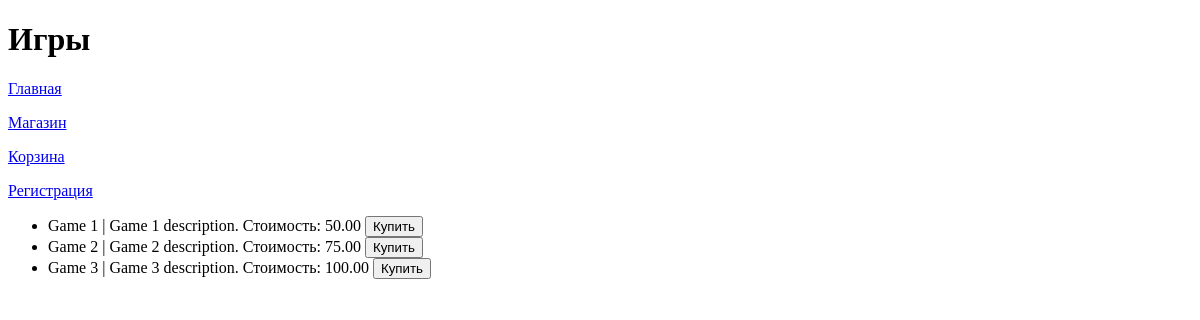
The page /store/ on the database as committed earlier.
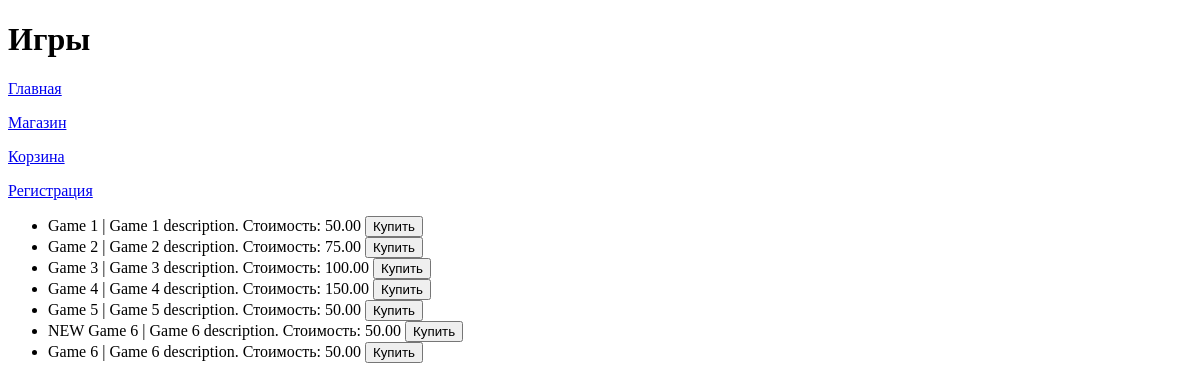
The same page on the database as committed later.
### task1/models.py (models this page shows, shortened)
class Game(Model):
    title = CharField(max_length=100)
    cost = DecimalField(decimal_places=2, max_digits=5)
    size = DecimalField(decimal_places=2, max_digits=5)
    description = TextField()
    age_limited = BooleanField()
    buyer = ManyToManyField(Buyer, related_name='games')

### task1/views.py (the view)
# urls.py: path('store/', games, name='games'),
def games(request):
    games = Game.objects.all()
    context = {
        'games': games
    }
    return render(request, 'second_task/store.html', context)

### templates/second_task/store.html (shortened to what this page needs)
{% extends "second_task/menu.html" %}
{% block pagename %}
    <h1>Игры</h1>
{% endblock %}
{% block menu  %}
    {{ block.super }}
{% endblock %}
{% block content %}
    <ul>
        {% for game in games %}
            <li>{{game.title}} | {{game.description}}. Стоимость: {{game.cost}} <button>Купить</button></li>
        {% endfor %}
    </ul>
{% endblock %}

### templates/second_task/menu.html (shortened to what this page needs)
<!DOCTYPE html>
<html lang="ru">
<head>
</head>
<body>
    {% block pagename %}{% endblock %}
    {% block menu  %}
        <p><a href="/main">Главная</a></p>
        <p><a href="/store">Магазин</a></p>
        <p><a href="/cart">Корзина</a></p>
        <p><a href="/registration_page">Регистрация</a></p>
    {% endblock %}
    {% block content %}
    {% endblock %}
</body>
</html>

Rows that differ between the two databases and show on the page:
added Game: title "Game 4", description "Game 4 description", cost "150.00"
added Game: title "Game 5", description "Game 5 description", cost "50.00"
added Game: title "NEW Game 6", description "Game 6 description", cost "50.00"
added Game: title "Game 6", description "Game 6 description", cost "50.00"
